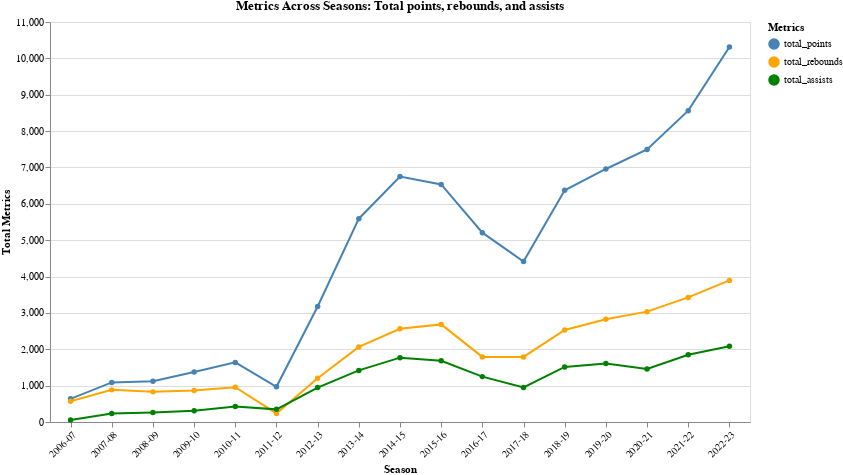

The notebook cell saved with this chart:
### Code cell
import pandas as pd
import altair as alt

# Load your dataset
data = pd.read_csv("NBA_Players.csv")  # Replace with your dataset

# Data Preparation
data['total_points'] = data['pts'] * data['gp']  # Total points = avg points * games played
data['total_rebounds'] = data['reb'] * data['gp']  # Total rebounds = avg rebounds * games played
data['total_assists'] = data['ast'] * data['gp']  # Total assists = avg assists * games played

# Group by team and season to calculate total metrics
team_season_data = data.groupby(['team_abbreviation', 'season']).agg(
    total_points=('total_points', 'sum'),
    total_rebounds=('total_rebounds', 'sum'),
    total_assists=('total_assists', 'sum')
).reset_index()

# Create a selector for the team
team_dropdown = alt.binding_select(options=sorted(team_season_data['team_abbreviation'].unique()), name="Select Team:")
team_selection = alt.selection_point(fields=['team_abbreviation'], bind=team_dropdown, value=sorted(team_season_data['team_abbreviation'].unique())[0])

# Melt the data for easier Altair plotting
team_season_data_melted = team_season_data.melt(
    id_vars=['team_abbreviation', 'season'],
    value_vars=['total_points', 'total_rebounds', 'total_assists'],
    var_name='Metric',
    value_name='Total'
)

# Create the line chart
chart = (
    alt.Chart(team_season_data_melted)
    .transform_filter(team_selection)
    .mark_line(point=True)
    .encode(
        x=alt.X('season:O', title='Season', axis=alt.Axis(labelAngle=-45)),
        y=alt.Y('Total:Q', title='Total Metrics'),
        color=alt.Color('Metric:N', scale=alt.Scale(domain=['total_points', 'total_rebounds', 'total_assists'], range=['steelblue', 'orange', 'green']), title="Metrics"),
        tooltip=['team_abbreviation:N', 'season:N', 'Metric:N', 'Total:Q']
    )
    .properties(
        title="Metrics Across Seasons: Total points, rebounds, and assists",
        width=700,
        height=400,
        padding=0  # Remove internal padding
    )
    .configure_view(
        continuousWidth=700,
        continuousHeight=400
    )
    .add_params(team_selection)
)


chart.save("nba_team.html", format="html")
chart

### Figure 1 — Vega-Lite specification as saved in the notebook (floating-point values rounded to 4 significant figures; data arrays with more than 128 entries replaced by an {"elided": "..."} marker saying what was removed)
{"config": {"view": {"continuousWidth": 700, "continuousHeight": 400}}, "data": {"name": "data-93bdc007a7f852b05828065032d6bdcc"}, "mark": {"type": "line", "point": true}, "encoding": {"color": {"field": "Metric", "scale": {"domain": ["total_points", "total_rebounds", "total_assists"], "range": ["steelblue", "orange", "green"]}, "title": "Metrics", "type": "nominal"}, "tooltip": [{"field": "team_abbreviation", "type": "nominal"}, {"field": "season", "type": "nominal"}, {"field": "Metric", "type": "nominal"}, {"field": "Total", "type": "quantitative"}], "x": {"axis": {"labelAngle": -45}, "field": "season", "title": "Season", "type": "ordinal"}, "y": {"field": "Total", "title": "Total Metrics", "type": "quantitative"}}, "height": 400, "padding": 0, "params": [{"name": "param_4", "select": {"type": "point", "fields": ["team_abbreviation"]}, "bind": {"input": "select", "options": ["ATL", "BKN", "BOS", "CHA", "CHI", "CLE", "DAL", "DEN", "DET", "GSW", "HOU", "IND", "LAC", "LAL", "MEM", "MIA", "MIL", "MIN", "NJN", "NOH", "NOK", "NOP", "NYK", "OKC", "ORL", "PHI", "PHX", "POR", "SAC", "SAS", "SEA", "TOR", "UTA", "WAS"], "name": "Select Team:"}, "value": "ATL"}], "title": "Metrics Across Seasons: Total points, rebounds, and assists", "transform": [{"filter": {"param": "param_4"}}], "width": 700, "$schema": "https://vega.github.io/schema/vega-lite/v5.20.1.json", "datasets": {"data-93bdc007a7f852b05828065032d6bdcc": {"elided": "1512 records"}}}
